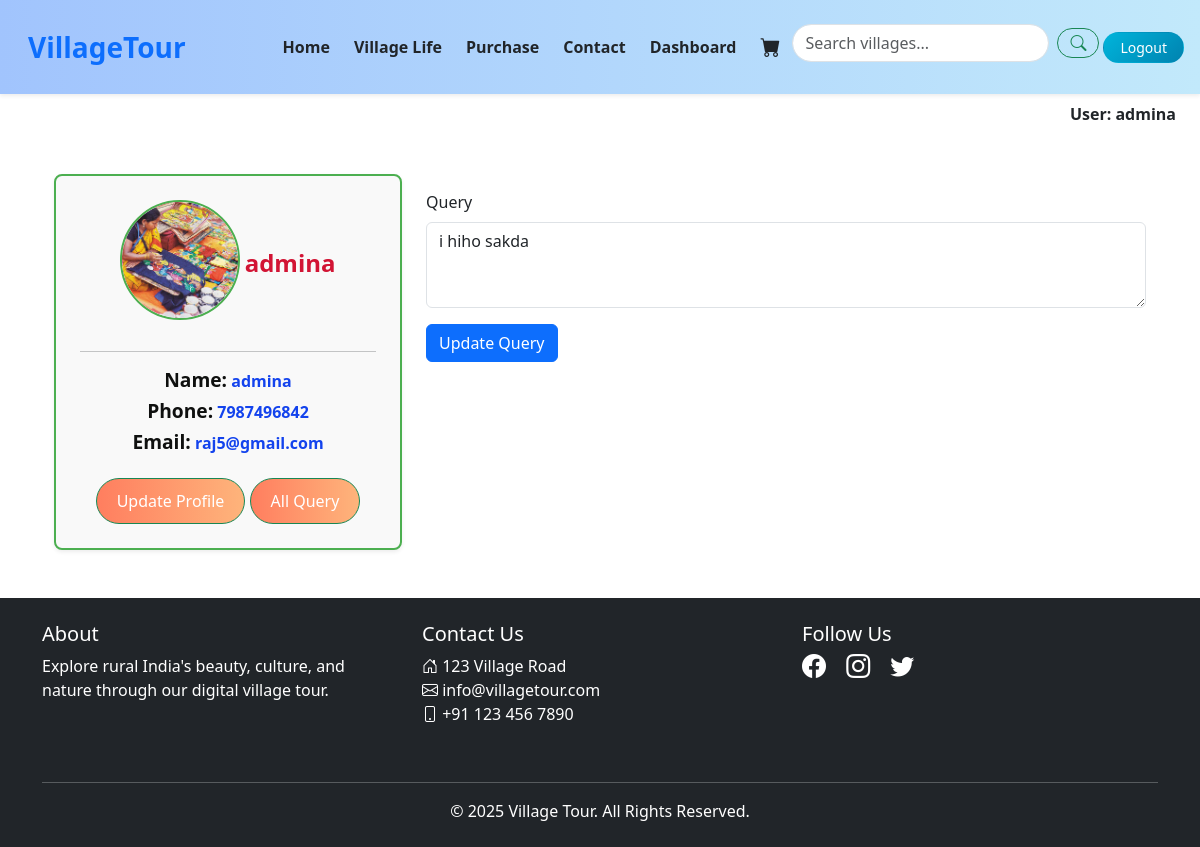
Page /edit_query/1/2/ on the committed database.
### myvillageapp/models.py (models this page shows, shortened)
class User(models.Model):
    profile_pic = models.ImageField(upload_to='profile_pics/', default='default.jpeg/*', blank=True)
    username = models.CharField(max_length=100)
    email = models.EmailField(unique=True)
    password = models.CharField(max_length=100)
    phone = models.IntegerField()

class Query(models.Model):
    name = models.CharField(max_length=100)
    email = models.EmailField()
    query = models.TextField()

### myvillageapp/views.py (the view)
# urls.py: path('edit_query/<int:pk>/<int:it>/', views.edit_query, name='edit_query'),
def edit_query(request, pk, it):
    userdata = User.objects.get(id=pk)
    databreak = {
        'id': userdata.id,
        'username': userdata.username,
        'email': userdata.email,
        'password': userdata.password,
        'phone': userdata.phone,
        'profile_image': userdata.profile_pic
    }
    if request.method == 'POST':
        editdata = Query.objects.get(id=it)
        editdata.query = request.POST.get('query')
        editdata.save()
        return render(request, 'dashboard.html', {'user': databreak, 'editdata': editdata})
    else:
        editquery = Query.objects.get(id=it)
        return render(request, 'dashboard.html', {'user': databreak, 'editquery': editquery})

### myvillageapp/templates/dashboard.html (shortened to what this page needs)
{% extends 'common.html' %}
{% load static %}
{% block css %}
<link rel="stylesheet" href="{% static 'css/dashboard.css' %}" />
{% endblock css %}
{% block content %}
<div class="container mt-5">
  <div class="row">
    <div class="col-md-4">
      <div
        class="profile-box shadow-sm p-4 rounded-3"
        style="
          border: 2px solid #4caf50;
          background-color: #f9f9f9;
          height: auto;
          text-align: center;
        "
      >
        {% if user %}
          {% if user.profile_image %}
            <img
              src="{{ user.profile_image.url }}"
              alt="Profile Image"
              style="
                height: 120px;
                width: 120px;
                border-radius: 50%;
                object-fit: cover;
                margin-bottom: 15px;
                border: 2px solid #4caf50;
              "
            />
          {% endif %}
          <span
            style="font-size: 1.5rem; font-weight: bold; color: rgb(210, 20, 52)"
          >
            {{ user.username }}
          </span>
          <hr />
          <h4 style="font-size: 1rem; font-weight: bold; color: rgb(19, 67, 237)">
            <span style="font-size: 1.2rem; color: #0f100f">Name:</span> {{ user.username }}
          </h4>
          <h4 style="font-size: 1rem; font-weight: bold; color: rgb(19, 67, 237)">
            <span style="font-size: 1.2rem; color: #0f100f">Phone:</span> {{ user.phone }}
          </h4>
          <h4 style="font-size: 1rem; font-weight: bold; color: rgb(19, 67, 237)">
            <span style="font-size: 1.2rem; color: #0f100f">Email:</span> {{ user.email }}
          </h4>
        {% if user and user.id %}
          <button
            class="btn btn-success mt-3"
            onclick="toggleForm()"
            style="
              font-size: 1rem;
              padding: 10px 20px;
              border-radius: 25px;
              background: linear-gradient(to right, #ff7e5f, #feb47b);
            "
          >
            Update Profile
          </button>
          {% endif %}
          {% if user and user.id %}
            <a
              href="{% url 'allquery' pk=user.id %}"
              class="btn btn-success mt-3"
              style="
                font-size: 1rem;
                padding: 10px 20px;
                border-radius: 25px;
                background: linear-gradient(to right, #ff7e5f, #feb47b);
              "
            >
              All Query
            </a>
          {% endif %}
        {% endif %}
      </div>
    </div>
    <div class="col-md-8">
      {% if editquery %}
        <form
          action="{% url 'edit_query' pk=user.id it=editquery.id %}"
          method="POST"
          enctype="multipart/form-data"
          class="mb-4 mt-3"
        >
          <div class="mb-3">
            <label for="query" class="form-label">Query</label>
            <textarea
              class="form-control"
              id="query"
              rows="3"
              placeholder="Enter your query"
              name="query"
            >{{ editquery.query }}</textarea>
          </div>
          <button type="submit" class="btn btn-primary">Update Query</button>
        </form>
      {% endif %}
    </div>
  </div>
</div>
{% endblock %}

### myvillageapp/templates/common.html (shortened to what this page needs)
{% load static %}
{% block css %}{% endblock css %}
<!DOCTYPE html>
<html lang="en">
<head>
  <link href="https://cdn.jsdelivr.net/npm/bootstrap@5.3.3/dist/css/bootstrap.min.css" rel="stylesheet">
  <link href="https://cdn.jsdelivr.net/npm/bootstrap-icons/font/bootstrap-icons.css" rel="stylesheet">
</head>
<body>
<nav class="navbar navbar-expand-lg navbar-light bg-white shadow-sm py-3 sticky-top" style="backdrop-filter: blur(10px); background: linear-gradient(to right, #a1c4fd, #c2e9fb);">
  <div class="container-fluid">
    <a class="navbar-brand fw-bold text-primary fs-3 ms-3" href="#">VillageTour</a>
    <div class="collapse navbar-collapse" id="mainNavbar">
      <ul class="navbar-nav ms-auto align-items-lg-center mb-2 mb-lg-0">
        {% if user.id %}
          <li class="nav-item mx-1">
            <a class="nav-link fw-semibold text-dark" href="{% url 'village_list1' pk=user.id %}">Home</a>
          </li>
          <li class="nav-item mx-1">
            <a class="nav-link fw-semibold text-dark" href="{% url 'village_life1' pk=user.id %}">Village Life</a>
          </li>
          <li class="nav-item mx-1">
            <a class="nav-link fw-semibold text-dark" href="{% url 'Purchase1' pk=user.id %}">Purchase</a>
          </li>
          <li class="nav-item mx-1">
            <a class="nav-link fw-semibold text-dark" href="{% url 'contact1' pk=user.id %}">Contact</a>
          </li>
          <li class="nav-item mx-1">
            <a class="nav-link fw-semibold text-dark" href="{% url 'dashboard1' pk=user.id %}">Dashboard</a>
          </li>
          <li class="nav-item mx-1">
            <a class="nav-link text-dark" href="{% url 'showcart1' pk=user.id %}"><i class="bi bi-cart-fill fs-5"></i></a>
          </li>
          <form action="{% url 'village_list' %}" class="d-flex align-items-center mt-2" role="search">
          <input type="text" name="q" class="form-control me-2 rounded-pill" placeholder="Search villages..." aria-label="Search">
          <button class="btn btn-outline-success rounded-pill" type="submit">
            <i class="bi bi-search"></i>
          </button>
        </form>
          <li class="nav-item mx-1">
            <a class="btn btn-gradient-primary rounded-pill px-3 btn-sm" href="{% url 'village_list' %}">Logout</a>
          </li>
        {% endif %}
      </ul>
    </div>
  </div>
</nav>
{% if user.id %}
<div class="text-end pe-4 mt-2 d-none d-lg-block">
  <span class="fw-bold text-dark">User: {{ user.username }}</span>
</div>
{% endif %}
<div class="container my-4">
  {% block content %}{% endblock %}
</div>
<footer class="bg-dark text-white py-4 mt-5">
  <div class="container">
    <div class="row">
      <div class="col-md-4 mb-3">
        <h5><a href="{% url 'about' %}" class="text-white text-decoration-none">About</a></h5>
        <p>Explore rural India's beauty, culture, and nature through our digital village tour.</p>
      </div>
      <div class="col-md-4 mb-3">
        <h5>Contact Us</h5>
        <ul class="list-unstyled">
          <li><i class="bi bi-house-door"></i> 123 Village Road</li>
          <li><i class="bi bi-envelope"></i> info@villagetour.com</li>
          <li><i class="bi bi-phone"></i> +91 123 456 7890</li>
        </ul>
      </div>
      <div class="col-md-4 mb-3">
        <h5>Follow Us</h5>
        <div>
          <a href="https://facebook.com" class="text-white me-3"><i class="bi bi-facebook fs-4"></i></a>
          <a href="https://instagram.com" class="text-white me-3"><i class="bi bi-instagram fs-4"></i></a>
          <a href="https://twitter.com" class="text-white"><i class="bi bi-twitter fs-4"></i></a>
        </div>
      </div>
    </div>
    <hr class="border-light mt-4">
    <div class="text-center">
      &copy; 2025 Village Tour. All Rights Reserved.
    </div>
  </div>
</footer>
</body>
</html>

### myvillageapp/static/css/dashboard.css (style rules this page uses)
.profile-box { background-color: #f8f9fa; padding: 20px; border-radius: 10px; }

### myvillageapp/templates/common.html (style rules this page uses)
.btn-gradient-primary { background: linear-gradient(135deg, #00b4db, #0083b0); color: white; transition: all 0.3s ease-in-out; }

### rows in the picture
User: username "admina", email "raj5@gmail.com"
Query: query "i hiho sakda"

### other values in the picture
{{ user.phone }} "7987496842"
